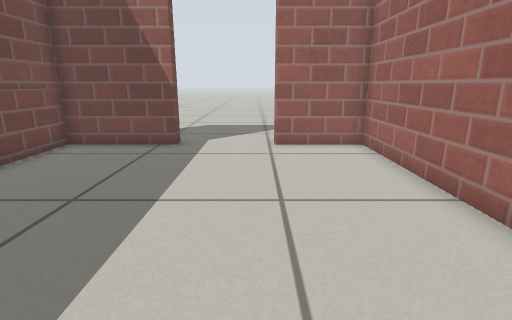
[1] (above)

12 first-person views from a walk through a world built for the Gazebo simulator. The camera is 0.54 m above the floor, tilts 14° down and sees 80° across. The floor is counted in squares, 0.25 m on a side. Each view is taken from the middle of a square. On the plan, view 1 faces up. The plan holds only what a view shows up to about 18 squares ahead; the rest is blank. Simple patterns stand in for the simulator's built-in surfaces.

[2]
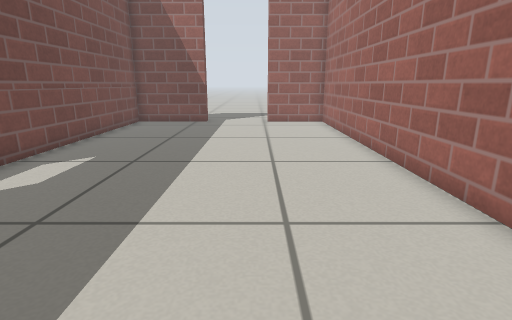

[3]
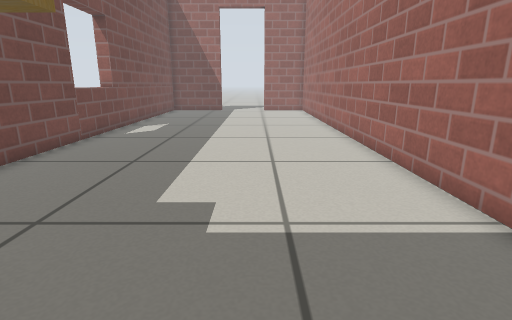

[4]
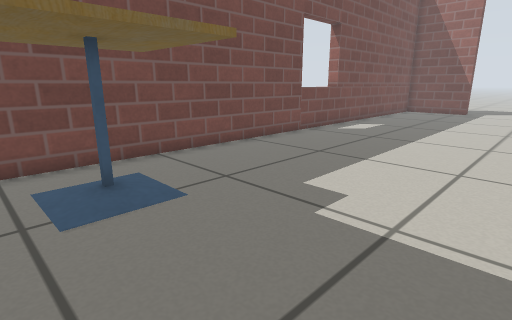

[5]
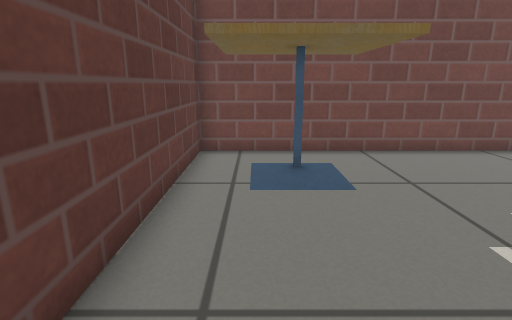

[6]
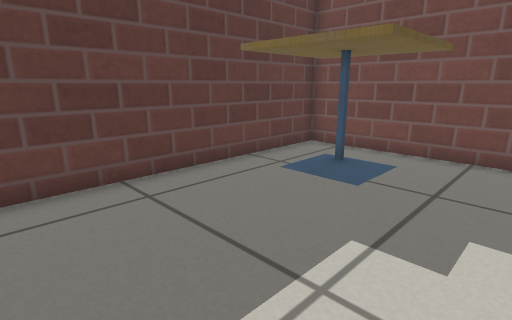

[7]
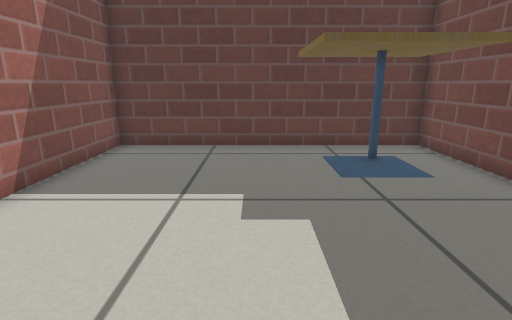

[8]
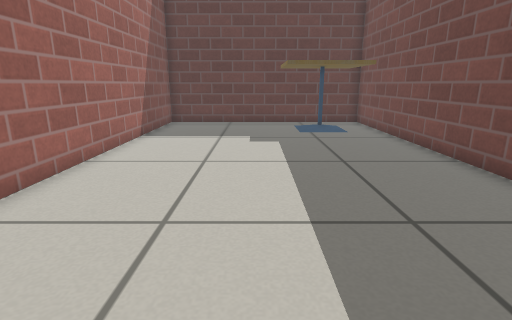

[9]
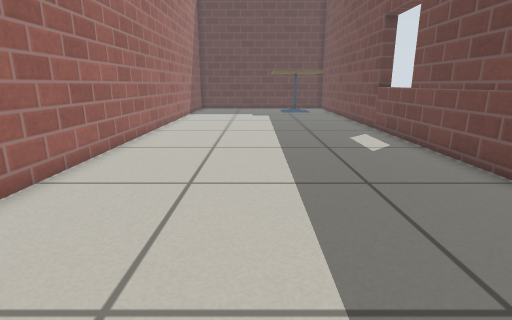

[10]
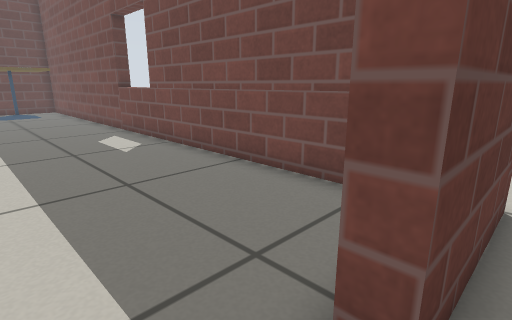

[11]
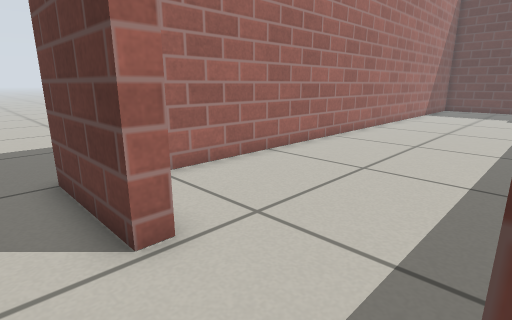

[12]
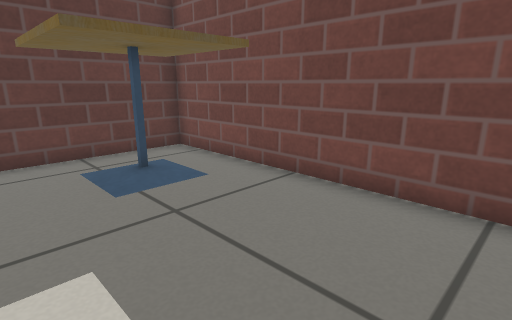

### Floor plan
Points are (right, up) in squares from view 1. A wall is a line through its corners. A room is listed if a view was taken in it or the views show most of it. See-through windows are left out.
Room 1 (views 1, 2, 3, 4, 5, 6, 7, 8, 12)
walls: (-2.9, 11) (-6.9, 11) (-6.9, -15.8) (3.9, -15.8) (3.9, 11) (0.7, 11)
ways out: open door at (-1.5, 11) to room 2
objects: cafe table (-6, -15) to (-2, -11)
Room 2 (views 9, 10, 11)
walls: (-7.5, 11.6) (-2.9, 11.6); (0.7, 11.6) (4.6, 11.6)
ways out: open door at (-1.5, 11) to room 1

Where each view was taken, in squares from view 1:
view 1: 0 up, 0 right, facing up
view 2: 7 down, 0 right, facing up
view 3: 15 down, 0 right, facing up
view 4: 15 down, 2 right, facing up-left
view 5: 14 down, 3 right, facing left
view 6: 9 down, 3 right, facing down-left
view 7: 5 down, 1 left, facing down
view 8: 2 up, 1 left, facing down
view 9: 12 up, 1 left, facing down
view 10: 12 up, 1 left, facing down-left
view 11: 13 up, 3 left, facing down-right
view 12: 6 down, 1 left, facing down-left
